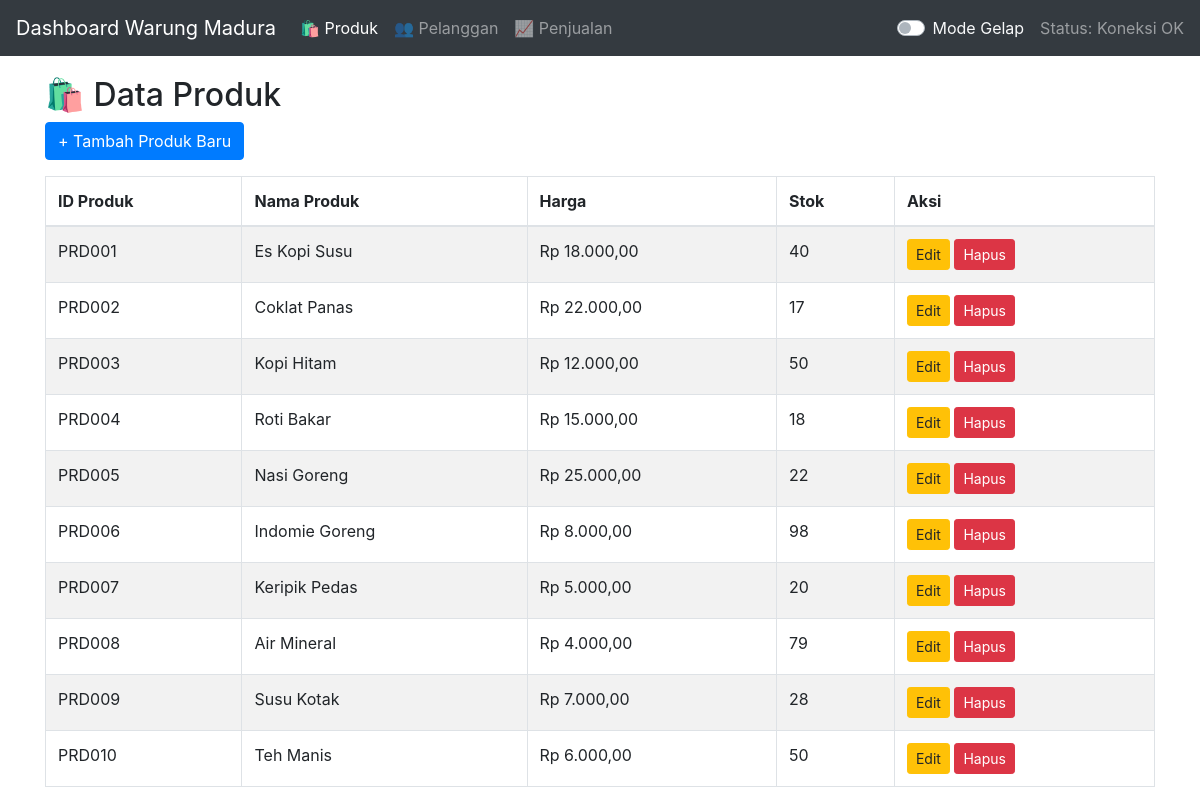
The page / on the database its author committed.
### tables this page shows
CREATE TABLE `produk` (
  `id_produk` varchar(10) NOT NULL,
  `nama_produk` varchar(150) NOT NULL,
  `harga` decimal(12,2) NOT NULL,
  `stok` int(11) NOT NULL
);

### pages/produk.php (the view, shortened to what this page needs)
<?php
$stmt = $pdo->query("SELECT * FROM produk ORDER BY id_produk ASC");
$produk_data = $stmt->fetchAll();
?>
<h2>🛍️ Data Produk</h2>
<button class="btn btn-primary mb-3" data-toggle="modal" data-target="#createModal">+ Tambah Produk Baru</button>
<div class="table-responsive">
    <table class="table table-striped table-bordered">
        <thead>
            <tr><th>ID Produk</th><th>Nama Produk</th><th>Harga</th><th>Stok</th><th>Aksi</th></tr>
        </thead>
        <tbody>
            <?php foreach ($produk_data as $produk): ?>
                <tr>
                    <td><?php echo htmlspecialchars($produk['id_produk']); ?></td>
                    <td><?php echo htmlspecialchars($produk['nama_produk']); ?></td>
                    <td><?php echo 'Rp ' . number_format($produk['harga'], 2, ',', '.'); ?></td>
                    <td><?php echo htmlspecialchars($produk['stok']); ?></td>
                    <td>
                        <button class="btn btn-sm btn-warning" data-toggle="modal" data-target="#editModal"
                                data-id="<?php echo $produk['id_produk']; ?>"
                                data-nama="<?php echo htmlspecialchars($produk['nama_produk']); ?>"
                                data-harga="<?php echo htmlspecialchars($produk['harga']); ?>"
                                data-stok="<?php echo htmlspecialchars($produk['stok']); ?>">Edit</button>
                        <a href="index.php?page=produk&action=delete&id=<?php echo $produk['id_produk']; ?>" class="btn btn-sm btn-danger" onclick="return confirm('Yakin ingin menghapus produk ini?');">Hapus</a>
                    </td>
                </tr>
            <?php endforeach; ?>
        </tbody>
    </table>
</div>

### index.php (shortened to what this page needs)
<?php
$page = isset($_GET['page']) ? $_GET['page'] : 'produk';
?>
<!DOCTYPE html>
<html lang="id">
<head>
    <link rel="stylesheet" href="https://stackpath.bootstrapcdn.com/bootstrap/4.5.2/css/bootstrap.min.css">
</head>
<body class="<?php echo isset($_COOKIE['theme']) && $_COOKIE['theme'] === 'dark' ? 'dark-mode' : ''; ?>">
<?php
include 'includes/header.php';
?>
<div class="container content">
    <div class="row">
        <div class="col-md-12">
            <?php
            $filePath = 'pages/' . $page . '.php';
            if (file_exists($filePath)) {
                include $filePath;
            } else {
                echo '<div class="alert alert-danger">Halaman tidak ditemukan!</div>';
            }
            ?>
        </div>
    </div>
</div>
<?php
include 'includes/footer.php';
?>

### includes/header.php (shortened to what this page needs)
<?php
global $page;
?>
<nav class="navbar navbar-expand-lg navbar-dark bg-dark">
  <a class="navbar-brand" href="index.php">Dashboard Warung Madura</a>
  <div class="collapse navbar-collapse" id="navbarNav">
    <ul class="navbar-nav mr-auto">
      <li class="nav-item <?php echo $page == 'produk' ? 'active' : ''; ?>">
        <a class="nav-link" href="index.php?page=produk">🛍️ Produk</a>
      </li>
      <li class="nav-item <?php echo $page == 'pelanggan' ? 'active' : ''; ?>">
        <a class="nav-link" href="index.php?page=pelanggan">👥 Pelanggan</a>
      </li>
      <li class="nav-item <?php echo $page == 'penjualan' ? 'active' : ''; ?>">
        <a class="nav-link" href="index.php?page=penjualan">📈 Penjualan</a>
      </li>
    </ul>
    <div class="custom-control custom-switch mr-3">
        <label class="custom-control-label text-light" for="themeSwitch">
            Mode Gelap
        </label>
    </div>
    <span class="navbar-text">
      Status: Koneksi OK
    </span>
  </div>
</nav>

### includes/footer.php (shortened to what this page needs)
</body>
</html>

### index.php (style rules this page uses)
.content { margin-top: 20px; }

### rows shown on the page
produk: id_produk "PRD001", nama_produk "Es Kopi Susu", harga "18.000,00", stok "40"
produk: id_produk "PRD002", nama_produk "Coklat Panas", harga "22.000,00", stok "17"
produk: id_produk "PRD003", nama_produk "Kopi Hitam", harga "12.000,00", stok "50"
produk: id_produk "PRD004", nama_produk "Roti Bakar", harga "15.000,00", stok "18"
produk: id_produk "PRD005", nama_produk "Nasi Goreng", harga "25.000,00", stok "22"
produk: id_produk "PRD006", nama_produk "Indomie Goreng", harga "8.000,00", stok "98"
produk: id_produk "PRD007", nama_produk "Keripik Pedas", harga "5.000,00", stok "20"
produk: id_produk "PRD008", nama_produk "Air Mineral", harga "4.000,00", stok "79"
produk: id_produk "PRD009", nama_produk "Susu Kotak", harga "7.000,00", stok "28"
produk: id_produk "PRD010", nama_produk "Teh Manis", harga "6.000,00", stok "50"
